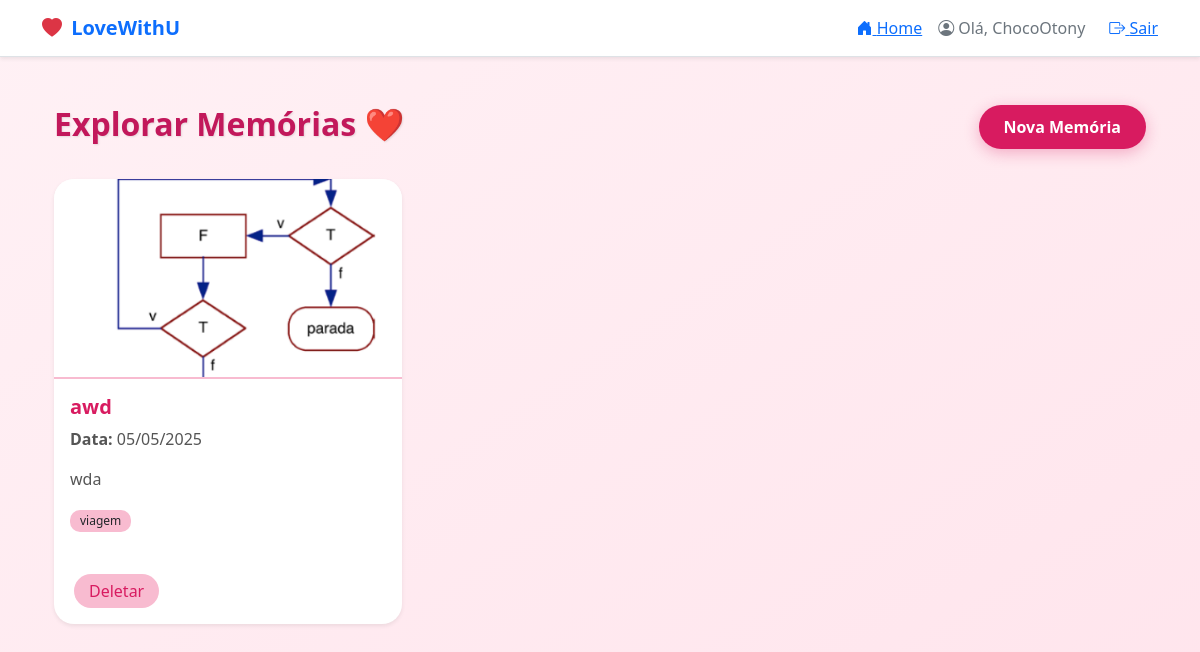
Before: /explorar_memorias (signed in) with the older database file.
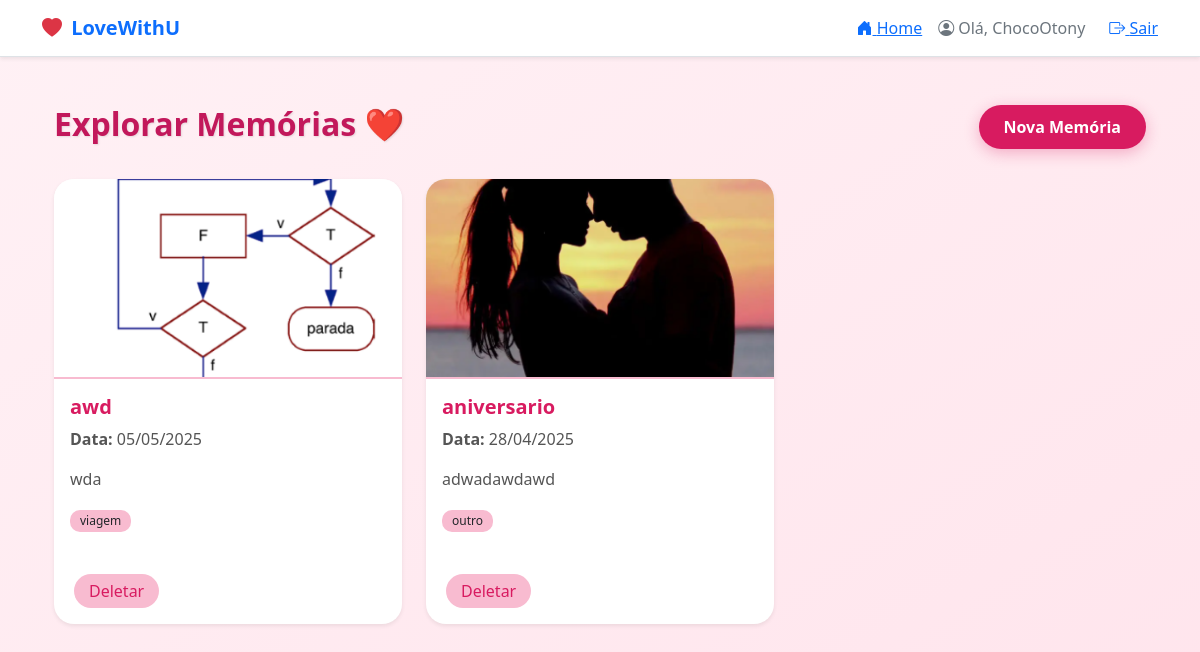
After: the same page with the newer database file.
### app/models.py (models this page shows, shortened)
class User(UserMixin, db.Model):
    id: so.Mapped[int] = so.mapped_column(primary_key=True)
    name: so.Mapped[str] = so.mapped_column(sa.String(64))
    username: so.Mapped[str] = so.mapped_column(sa.String(64), unique=True, index=True)
    email: so.Mapped[str] = so.mapped_column(sa.String(120), unique=True, index=True)
    password_hash: so.Mapped[Optional[str]] = so.mapped_column(sa.String(256))
    posts: so.Mapped[list['Post']] = so.relationship(back_populates='author')

class Memoria(db.Model):
    id = db.Column(db.Integer, primary_key=True)
    titulo = db.Column(db.String(100), nullable=False)
    data = db.Column(db.Date, nullable=False)
    categoria = db.Column(db.String(50), nullable=False)
    descricao = db.Column(db.Text, nullable=False)
    imagem = db.Column(db.String(100))  # Caminho para imagem
    user_id = db.Column(db.Integer, db.ForeignKey('user.id'))

### app/routes.py (the view)
@app.route('/explorar_memorias')
@login_required
def explorar_memorias():
    memorias = Memoria.query.filter_by(user_id=current_user.id).order_by(Memoria.data.desc()).all()
    return render_template('explorar_memorias.html', memorias=memorias)

### app/models.py (called while the page is built)
@login.user_loader
def load_user(user_id):
    return db.session.get(User, int(user_id))

### app/templates/explorar_memorias.html (shortened to what this page needs)
{% extends 'base.html' %}
{% block content %}
<div class="container mt-5">
    <div class="action-buttons">
        <h2 class="text-center mb-0">Explorar Memórias ❤️</h2>
        <a href="{{ url_for('criar_memoria') }}" class="btn btn-create">
             Nova Memória
        </a>
    </div>
    {% if memorias %}
    <div class="row">
        {% for memoria in memorias %}
        <div class="col-md-4 mb-4">
            <div class="card shadow-sm h-100">
                {% if memoria.imagem %}
                    <img src="{{ url_for('uploaded_file', filename=memoria.imagem) }}"
                         class="card-img-top"
                         alt="Imagem da memória">
                {% else %}
                    <img src="{{ url_for('static', filename='images/sem_imagem.png') }}"
                         class="card-img-top"
                         alt="Sem imagem disponível">
                {% endif %}
                <div class="card-body">
                    <h5 class="card-title">{{ memoria.titulo }}</h5>
                    <p class="card-text"><strong>Data:</strong> {{ memoria.data.strftime('%d/%m/%Y') }}</p>
                    <p class="card-text">{{ memoria.descricao }}</p>
                    <span class="badge text-dark">{{ memoria.categoria }}</span>
                </div>
                <div class="card-footer">
                    <form action="{{ url_for('deletar_memoria', id=memoria.id) }}" method="POST" onsubmit="return confirm('Tem certeza que deseja deletar esta memória?');">
                        <button type="submit" class="btn btn-delete">
                             Deletar
                        </button>
                    </form>
                </div>
            </div>
        </div>
        {% endfor %}
    </div>
    {% endif %}
</div>
{% endblock %}

### app/templates/base.html (shortened to what this page needs)
<!doctype html>
<html lang="pt-br">
<head>
  <link href="https://cdn.jsdelivr.net/npm/bootstrap@5.3.3/dist/css/bootstrap.min.css" rel="stylesheet">
  <link href="https://cdn.jsdelivr.net/npm/bootstrap-icons@1.10.5/font/bootstrap-icons.css" rel="stylesheet">
</head>
<body style="background-color: #fef6f9;">
  <nav class="navbar navbar-expand-lg navbar-light bg-white border-bottom shadow-sm">
    <div class="container">
      <a class="navbar-brand fw-bold text-primary" href="{{ url_for('index') }}">
        <i class="bi bi-heart-fill text-danger me-1"></i> LoveWithU
      </a>
      <div class="collapse navbar-collapse" id="navMenu">
        <ul class="navbar-nav ms-auto align-items-center">
          <li class="nav-item me-2">
            <a class="nav-btn nav-btn-outline {% if request.endpoint == 'home' %}active{% endif %}"
               href="{{ url_for('home') }}">
              <i class="bi bi-house-door-fill"></i> Home
            </a>
          </li>
          {% if current_user.is_authenticated %}
            <li class="nav-item me-3">
              <a class="nav-link text-secondary d-flex align-items-center" href="#">
                <i class="bi bi-person-circle me-1"></i> Olá, {{ current_user.name }}
              </a>
            </li>
            <li class="nav-item">
              <a class="nav-btn nav-btn-outline {% if request.endpoint == 'logout' %}active{% endif %}"
                 href="{{ url_for('logout') }}">
                <i class="bi bi-box-arrow-right"></i> Sair
              </a>
            </li>
          {% endif %}
        </ul>
      </div>
    </div>
  </nav>
  <div class="container">
    {% block content %}{% endblock %}
  </div>
</body>
</html>

### app/templates/explorar_memorias.html (style rules this page uses)
body { background: linear-gradient(to bottom right, #fff1f5, #ffe4ec); font-family: 'Segoe UI', Tahoma, Geneva, Verdana, sans-serif; min-height: 100vh; }
h2 { color: #c2185b; font-weight: bold; text-shadow: 1px 1px 2px rgba(0,0,0,0.1); }
.card { border-radius: 20px; overflow: hidden; transition: transform 0.3s ease, box-shadow 0.3s ease; border: none; }
.card-img-top { height: 200px; object-fit: cover; border-bottom: 2px solid #f8bbd0; }
.card-title { font-size: 1.25rem; color: #d81b60; font-weight: 600; }
.card-text { color: #555; margin-bottom: 1rem; }
.badge { background-color: #f8bbd0 !important; font-weight: 500; border-radius: 10px; padding: 5px 10px; margin-right: 5px; }
.btn-create { background-color: #d81b60; color: white; border: none; border-radius: 50px; padding: 10px 25px; font-weight: 600; transition: all 0.3s; box-shadow: 0 4px 15px rgba(216, 27, 96, 0.3); }
.btn-delete { background-color: #f8bbd0; color: #d81b60; border: none; border-radius: 50px; padding: 5px 15px; font-weight: 500; transition: all 0.3s; margin-top: 10px; }
.action-buttons { display: flex; justify-content: space-between; margin-top: 20px; margin-bottom: 30px; }
.card-footer { background: transparent; border-top: none; padding: 1rem 1.25rem; }

Changed rows visible on the page:
added Memoria: imagem (picture), titulo "aniversario", data "28/04/2025", descricao "adwadawdawd", categoria "outro"
